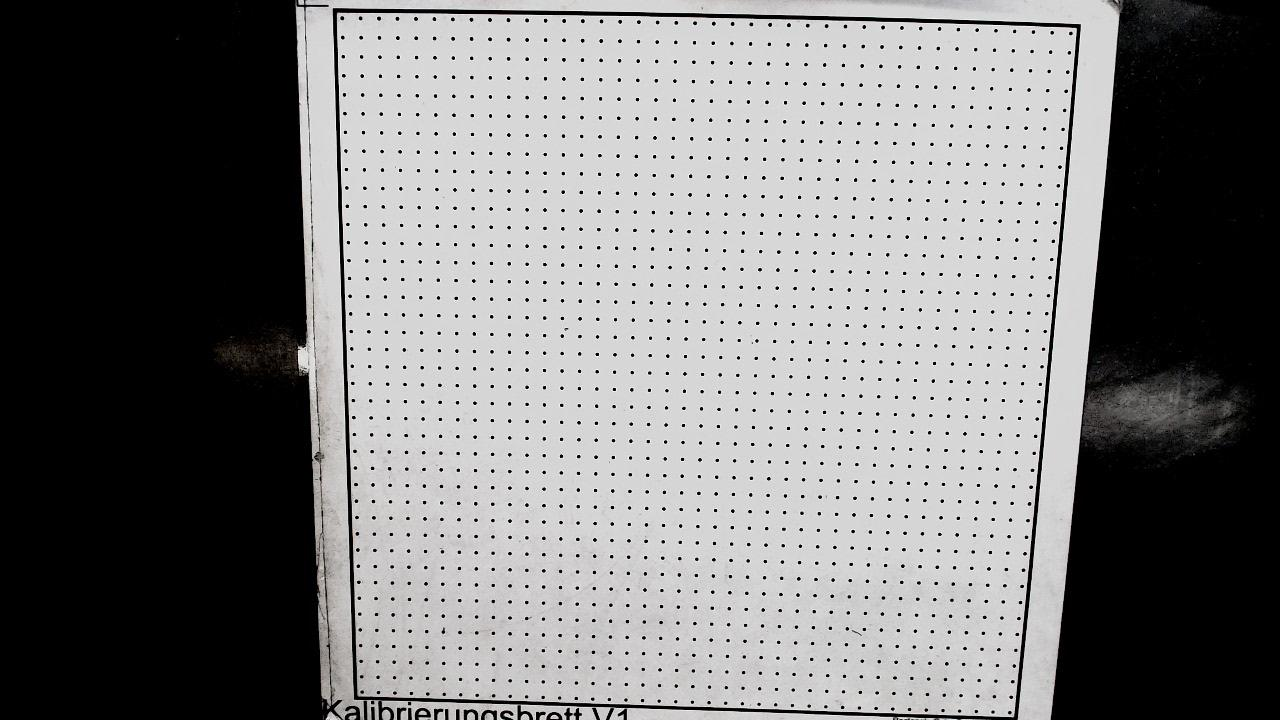
#> input picture predictor/ballchallenge/ObjectDetection/Images/exception_images/empty.jpeg, 1280 x 720 px
$ python -i image_processing.py   (imports and definitions only)
#> lines starting #> are read from the running program, lines starting #| are printed output that depends on the picture; after the words box and inside, x2 and y2 are one past the last pixel; in counts of white or black regions, pixels touching at a corner belong together
#> further down, picture is the input picture: shape (720, 1280, 3); mean B, G, R 123, 123, 123.3
import cv2

class NoBoxDetectedError(Exception):
    def __init__(self, message="The box was not properly detected"):
        super().__init__(message)


def process_image(image):
    gray_image = cv2.cvtColor(image, cv2.COLOR_BGR2GRAY)

    kernel = cv2.getStructuringElement(cv2.MORPH_ELLIPSE, (5, 5))
    cleaned_image = cv2.morphologyEx(gray_image, cv2.MORPH_CLOSE, kernel)
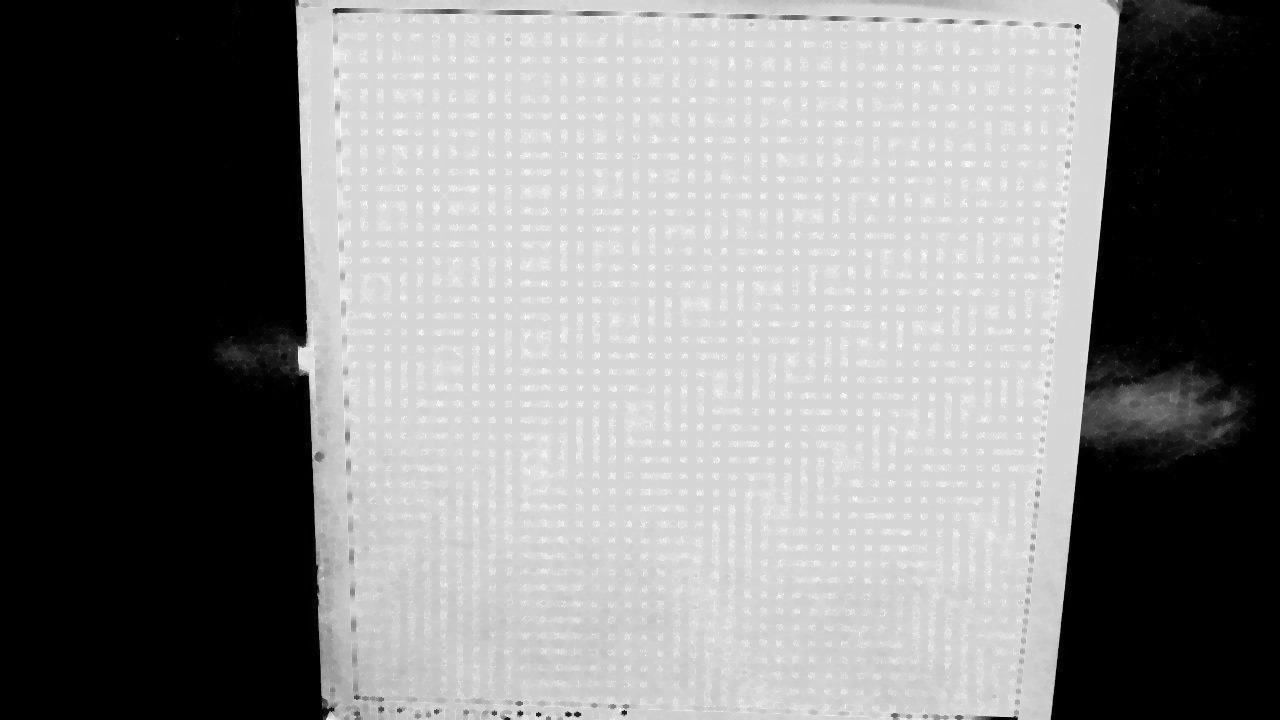
#> cleaned_image: shape (720, 1280); min 0, max 255, mean 131.3

    edges = cv2.Canny(cleaned_image, 100, 200)
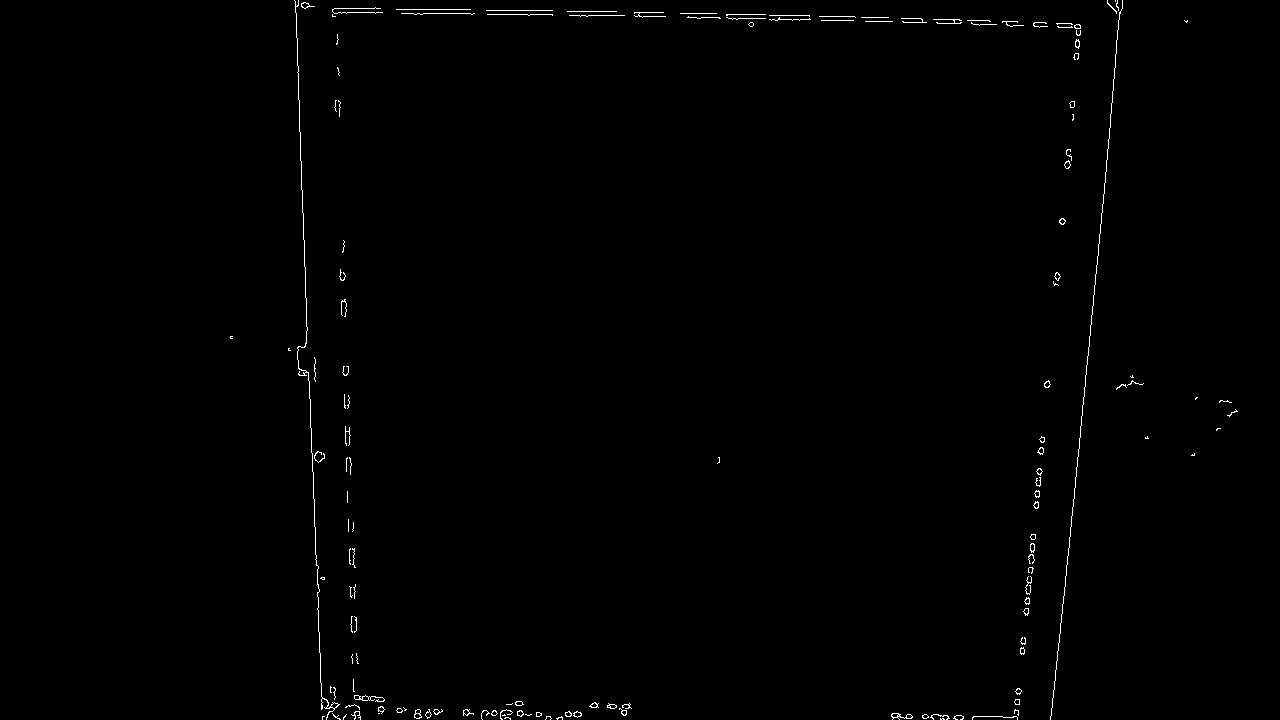
#> edges: shape (720, 1280); 0.54% white in thin lines or dots, all inside (x1, y1, x2, y2) = (230, 0, 1238, 720)
    #Sandsack muss voll geschlossen sein

    contours_numpy, _ = cv2.findContours(edges, cv2.RETR_EXTERNAL, cv2.CHAIN_APPROX_SIMPLE)
#> contours_numpy = 145 contours, 109 with area under 20; largest, box (x1, y1, x2, y2) and area: (294, 0, 340, 720) 60, (354, 695, 385, 702) 56, (891, 713, 913, 720) 54, (414, 709, 422, 719) 46, (301, 2, 315, 9) 34
    x = None
    y = None
    w = None
    h = None
    for contour in contours_numpy:
            if cv2.contourArea(contour) > 500:
                x, y, w, h = cv2.boundingRect(contour)
#> this loop made 145 passes
#> contour on passes 11, 14, 36, 44: [[504, 714], [503, 715], [502, 715], [505, 715]], [[378, 713], [379, 713]], [[512, 703], [511, 704], [506, 704], [511, 704]], [[353, 679], [353, 691], [354, 691], [353, 690]]
    if x is None or y is None or w is None or h is None:
        raise NoBoxDetectedError()
    return x, y, w, h

>>> import cv2
>>> picture = cv2.imread('Images/exception_images/empty.jpeg')
#> (the run stopped early here; a loop or call above may not have finished)
